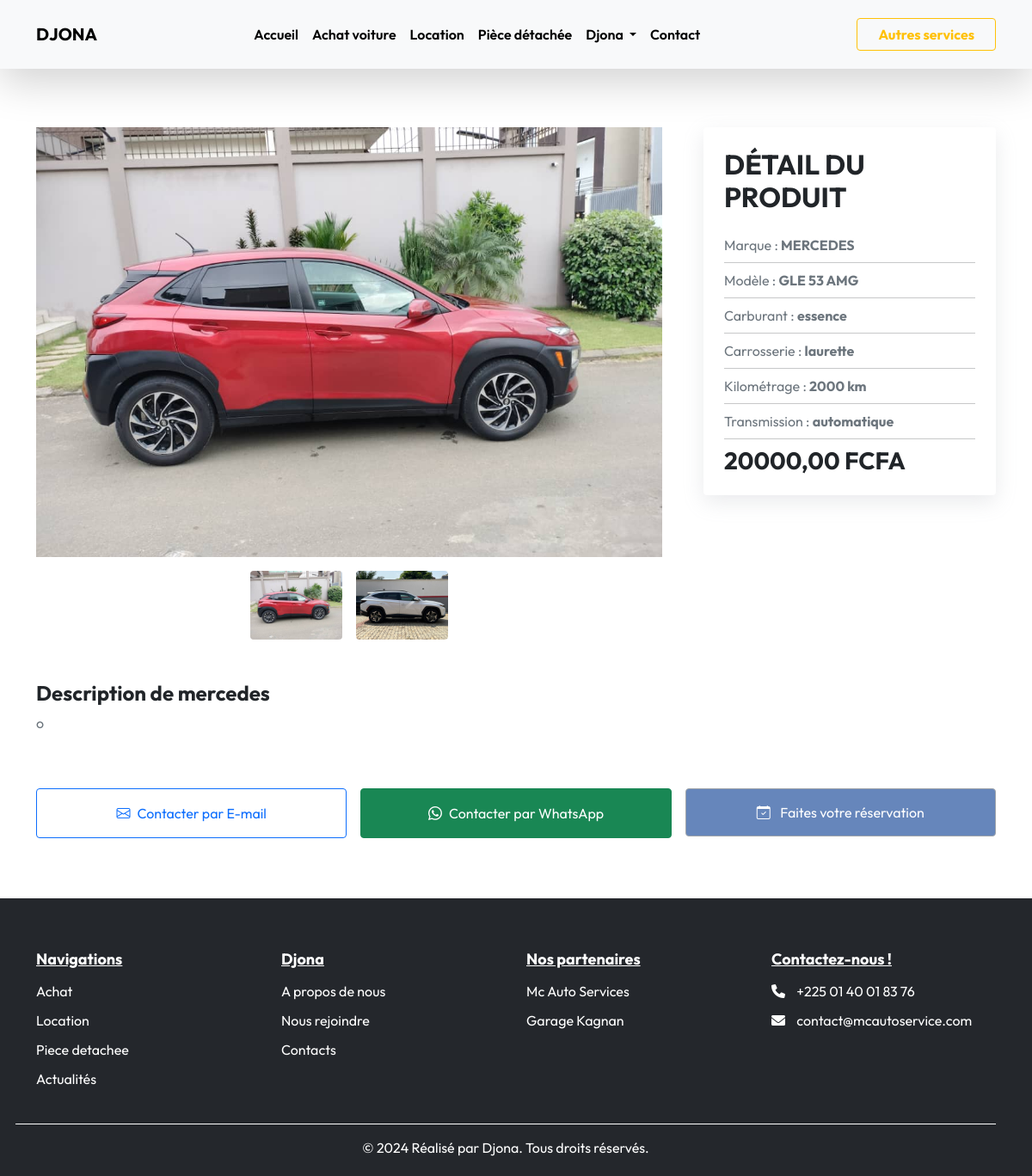
/product/28/, run on the app's committed database.
### djona_admin/models.py (models this page shows, shortened)
class Image(models.Model):
    image = models.ImageField(upload_to='images/')
    date_ajout = models.DateTimeField(auto_now_add=True)

class Produit(models.Model):
    id = models.AutoField(primary_key=True)
    hashed_id = models.CharField(max_length=64, editable=False, unique=True)
    images = models.ManyToManyField('Image', related_name='produits')
    marque = models.CharField(max_length=255)
    modele = models.CharField(max_length=255)
    annee = models.CharField(max_length=4)
    CARBURANT_CHOICES = [
        ('essence', 'Essence'),
        ('diesel', 'Diesel'),
        ('hybride', 'Hybride'),
        ('electrique', 'Électrique'),
    ]
    carburant = models.CharField(max_length=50, choices=CARBURANT_CHOICES)
    type = models.CharField(max_length=255)
    kilometrage = models.PositiveIntegerField(validators=[MinValueValidator(0)])
    prix = models.DecimalField(max_digits=10, decimal_places=2, validators=[MinValueValidator(0)])
    TRANSMISSION_CHOICES = [
        ('manuelle', 'Manuelle'),
        ('automatique', 'Automatique'),
    ]
    transmission = models.CharField(max_length=50, choices=TRANSMISSION_CHOICES)
    description = models.TextField()
    ville = models.CharField(max_length=255)
    occasion_neuve = models.CharField(max_length=255, help_text="Indiquez si le véhicule est neuf ou d'occasion.")
    immatriculation = models.CharField(max_length=255, unique=True)
    nom_entreprise = models.CharField(max_length=255)
    contact = models.CharField(max_length=255)
    prix_location = models.DecimalField(max_digits=10, decimal_places=2, null=True, blank=True, validators=[MinValueValidator(0)])
    limite_assurance = models.DateField()
    date_ajout = models.DateTimeField(auto_now=True)
    statut = models.ForeignKey(
        'EtatVehicule',
        on_delete=models.CASCADE,
        related_name='produits'
    )
    def first_image_url(self):
        first_image = self.images.first()
        if first_image and hasattr(first_image, 'image') and first_image.image:
            return first_image.image.url
        return None
    first_image_url.short_description = 'Image'
    def whatsapp_message(self):
        occasion_neuve = "Neuve" if self.type.lower() == "neuve" else "Occasion"
        image_url = self.first_image_url() if self.first_image_url() else "Image non disponible"
        return (
            f"Bonjour, je suis intéressé par le véhicule\n"
            f"Marque: {self.marque}\n"
            f"Modèle: {self.modele}\n"
            f"Transmission: {self.transmission}\n"
            f"Prix: {self.prix} FCFA \n"
            f"Kilométrage: {self.kilometrage} km\n"
            f"Année: {self.annee}.\n"
            f"Image du produit: {image_url}\n"
            "Pouvez-vous m'en dire plus ?"
        )
    class Meta:
        ordering = ['-date_ajout']

### djona_admin/views.py (the view)
# urls.py: path('product/<str:id>/', views.ProductDetailPage, name='product_detail'),
def ProductDetailPage(request, id):
    product = get_object_or_404(Produit, id=id)
    whatsapp_message = product.whatsapp_message()
    image_urls = [image.image.url for image in product.images.all()]
    images = product.images.all()
    context = {
        "product": product,
        "whatsapp_message": whatsapp_message,
        "image_urls": image_urls,
        "images": images
    }
    return render(request, "product_detail.html", context)

### djona_admin/models.py (called while the page is built)
    def __str__(self):
        return self.nom

### djona_admin/templates/product_detail.html (shortened to what this page needs)
{% extends 'base.html' %}
{% block content %}
    <div class="container py-5">
        <div class="row g-5 d-flex align-items-start" style="padding-top:100px;">
            <div class="col-md-8">
                <img id="mainImage" src="{{ images.first.image.url }}" class="d-block w-100" alt="{{ product.nom }}" style="object-fit: cover; height: 500px;">
                <div class="mt-3 d-flex justify-content-center">
                    {% for image in images %}
                        <div class="mx-2">
                            <img src="{{ image.image.url }}" class="img-fluid rounded" alt="{{ product.nom }}" style="object-fit: cover; height: 80px; cursor: pointer;" onclick="changeMainImage('{{ image.image.url }}')">
                        </div>
                    {% endfor %}
                </div>
            </div>
            <div class="col-md-4">
                <div class="p-4 bg-white rounded" style="box-shadow: rgba(149, 157, 165, 0.2) 0px 8px 24px;">
                    <h2 class="fw-bold mb-4" style="text-transform: uppercase;">Détail du produit</h2>
                    <p class="text-muted mb-2">
                        Marque : <strong style="text-transform: uppercase;">{{ product.marque }}</strong>
                    </p>
                    <hr class="my-2">
                    <p class="text-muted mb-2">
                        Modèle : <strong>{{ product.modele }}</strong>
                    </p>
                    <hr class="my-2">
                    <p class="text-muted mb-2">
                        Carburant : <strong>{{ product.carburant }}</strong>
                    </p>
                    <hr class="my-2">
                    <p class="text-muted mb-2">
                        Carrosserie : <strong>{{ product.type }}</strong>
                    </p>
                    <hr class="my-2">
                    <p class="text-muted mb-2">
                        Kilométrage : <strong>{{ product.kilometrage }} km</strong>
                    </p>
                    <hr class="my-2">
                    <p class="text-muted mb-2">
                        Transmission : <strong>{{ product.transmission }}</strong>
                    </p>
                    <hr class="my-2">
                    <h3 class="fw-bold mb-0">{{ product.prix }} FCFA</h3>
                </div>
            </div>
        </div>
        <div class="row mt-5">
            <div class="col-12">
                <h2 class="h4 fw-bold">Description de {{ product.marque }}</h2>
                <p class="text-muted">{{ product.description }}</p>
            </div>
        </div>
    </div>
    <div class="container">
        <div class="row g-3">
            <div class="col-12 col-md-4 col-lg-4">
                <a href="{% url 'contact' product.id %}" class="btn btn-outline-primary w-100 py-3 d-flex align-items-center justify-content-center">
                    <i class="bi bi-envelope me-2"></i> Contacter par E-mail
                </a>
            </div>
            <div class="col-12 col-md-4 col-lg-4">
                <a href="https://wa.me/22540018376?text={{ whatsapp_message|urlencode }}"
                    target="_blank"
                    class="btn btn-success w-100 py-3 d-flex align-items-center justify-content-center">
                    <i class="bi bi-whatsapp me-2"></i> Contacter par WhatsApp
                </a>
            </div>
            <div class="col-12 col-md-4 col-lg-4">
                <button class="btn btn-outline-secondary w-100 w-md-auto
                {% if product.statut|lower != 'location' %}disabled{% endif %}"
                type="button" style="background: #154698; color: #fff; padding: 15px;" data-bs-toggle="modal" data-bs-target="#contactModal">
                    <i class="bi bi-calendar-check me-2"></i> Faites votre réservation
                </button>
            </div>
        </div>
    </div>
{% endblock %}

### djona_admin/static/css/style.css (style rules this page uses)
* { box-sizing: border-box; padding: 0; margin: 0; font-family: 'Outfit'; }
html { scroll-behavior: smooth; }
body { background-color: #fff; font-family: 'Josefin Sans'; }

### data on the page
Image: first.image (picture), image (picture)
Image: image (picture)
Produit: marque "MERCEDES", modele "GLE 53 AMG", carburant "essence", type "laurette", kilometrage "2000", transmission "automatique", prix "20000,00", marque "mercedes", description "o"
